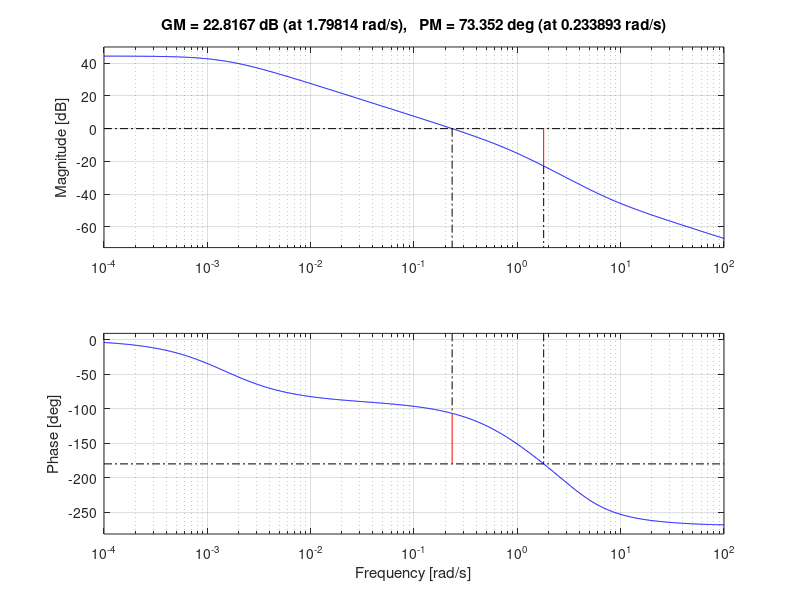
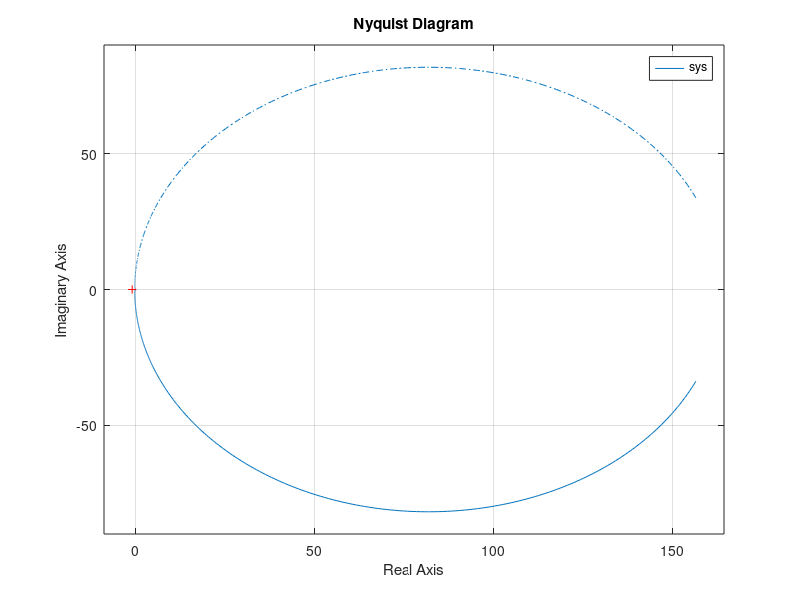

The MATLAB script that drew these images, in order:
% 画出内环（带控制器）开环传递函数的奈奎斯特图、伯德图
clear
clc
T = 1;
f1 = [-0.01 0];%分子
f2 = [4.45 22.25 -65.47 -327.37];%分子
f3 = [T 1];%分母
f4 = [1 6.65 13.67 0.02 0];%分母
%conv的用处是把                                                                                                                                          他们求成多项式的形式
num = conv(f1,f2);%求多项式
den = conv(f3,f4);%求多项式
sys = tf(num,den)
%画出所有参数
figure(1)
margin(sys);
% grid on;
%不画，直接给参数赋值出来
%[Gm,Pm,Wcg,Wcp] = margin(sys);%Gm幅值裕度 Pm相角裕度 Wcg穿越频率 Wcp剪切频率
figure(2)
nyquist(sys);  % 画奈奎斯特图
% grid on;
